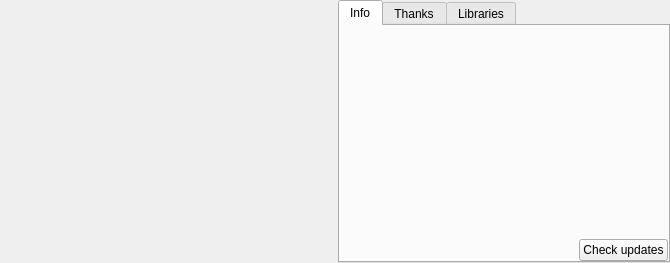
<?xml version="1.0" encoding="UTF-8"?>
<ui version="4.0">
 <class>XAboutWidget</class>
 <widget class="QWidget" name="XAboutWidget">
  <property name="geometry">
   <rect>
    <x>0</x>
    <y>0</y>
    <width>670</width>
    <height>263</height>
   </rect>
  </property>
  <property name="windowTitle">
   <string notr="true"/>
  </property>
  <layout class="QHBoxLayout" name="horizontalLayout">
   <property name="leftMargin">
    <number>0</number>
   </property>
   <property name="topMargin">
    <number>0</number>
   </property>
   <property name="rightMargin">
    <number>0</number>
   </property>
   <property name="bottomMargin">
    <number>0</number>
   </property>
   <item>
    <widget class="QLabel" name="labelLogo">
     <property name="sizePolicy">
      <sizepolicy hsizetype="Expanding" vsizetype="Expanding">
       <horstretch>0</horstretch>
       <verstretch>0</verstretch>
      </sizepolicy>
     </property>
     <property name="text">
      <string/>
     </property>
     <property name="alignment">
      <set>Qt::AlignCenter</set>
     </property>
    </widget>
   </item>
   <item>
    <widget class="QTabWidget" name="tabWidgetAbout">
     <property name="currentIndex">
      <number>0</number>
     </property>
     <widget class="QWidget" name="tabInfo">
      <attribute name="title">
       <string>Info</string>
      </attribute>
      <layout class="QVBoxLayout" name="verticalLayout">
       <property name="leftMargin">
        <number>0</number>
       </property>
       <property name="topMargin">
        <number>0</number>
       </property>
       <property name="rightMargin">
        <number>0</number>
       </property>
       <property name="bottomMargin">
        <number>0</number>
       </property>
       <item>
        <widget class="QLabel" name="labelInfo">
         <property name="sizePolicy">
          <sizepolicy hsizetype="Expanding" vsizetype="Expanding">
           <horstretch>0</horstretch>
           <verstretch>0</verstretch>
          </sizepolicy>
         </property>
         <property name="text">
          <string/>
         </property>
         <property name="openExternalLinks">
          <bool>true</bool>
         </property>
        </widget>
       </item>
       <item>
        <layout class="QHBoxLayout" name="horizontalLayout_2">
         <item>
          <spacer name="horizontalSpacer">
           <property name="orientation">
            <enum>Qt::Horizontal</enum>
           </property>
           <property name="sizeHint" stdset="0">
            <size>
             <width>40</width>
             <height>20</height>
            </size>
           </property>
          </spacer>
         </item>
         <item>
          <widget class="QPushButton" name="pushButtonCheckUpdates">
           <property name="text">
            <string>Check updates</string>
           </property>
          </widget>
         </item>
        </layout>
       </item>
      </layout>
     </widget>
     <widget class="QWidget" name="tabThanks">
      <attribute name="title">
       <string>Thanks</string>
      </attribute>
     </widget>
     <widget class="QWidget" name="tabLibraries">
      <attribute name="title">
       <string>Libraries</string>
      </attribute>
      <layout class="QVBoxLayout" name="verticalLayout_2">
       <property name="leftMargin">
        <number>0</number>
       </property>
       <property name="topMargin">
        <number>0</number>
       </property>
       <property name="rightMargin">
        <number>0</number>
       </property>
       <property name="bottomMargin">
        <number>0</number>
       </property>
       <item>
        <widget class="QLabel" name="labelLibraries">
         <property name="sizePolicy">
          <sizepolicy hsizetype="Expanding" vsizetype="Expanding">
           <horstretch>0</horstretch>
           <verstretch>0</verstretch>
          </sizepolicy>
         </property>
         <property name="text">
          <string/>
         </property>
         <property name="openExternalLinks">
          <bool>true</bool>
         </property>
        </widget>
       </item>
      </layout>
     </widget>
    </widget>
   </item>
  </layout>
 </widget>
 <resources/>
 <connections/>
</ui>
